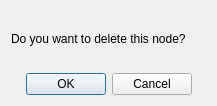
<?xml version="1.0" encoding="UTF-8"?>
<ui version="4.0">
 <class>Form</class>
 <widget class="QWidget" name="Form">
  <property name="geometry">
   <rect>
    <x>0</x>
    <y>0</y>
    <width>217</width>
    <height>106</height>
   </rect>
  </property>
  <property name="windowTitle">
   <string>Form</string>
  </property>
  <layout class="QVBoxLayout" name="verticalLayout">
   <item>
    <layout class="QVBoxLayout" name="verticalLayout_2">
     <item>
      <layout class="QHBoxLayout" name="horizontalLayout">
       <item>
        <widget class="QLabel" name="label">
         <property name="text">
          <string>Do you want to delete this node?</string>
         </property>
        </widget>
       </item>
      </layout>
     </item>
     <item>
      <widget class="QDialogButtonBox" name="buttons">
       <property name="orientation">
        <enum>Qt::Horizontal</enum>
       </property>
       <property name="standardButtons">
        <set>QDialogButtonBox::Cancel|QDialogButtonBox::Ok</set>
       </property>
       <property name="centerButtons">
        <bool>true</bool>
       </property>
      </widget>
     </item>
    </layout>
   </item>
  </layout>
 </widget>
 <resources/>
 <connections/>
</ui>
